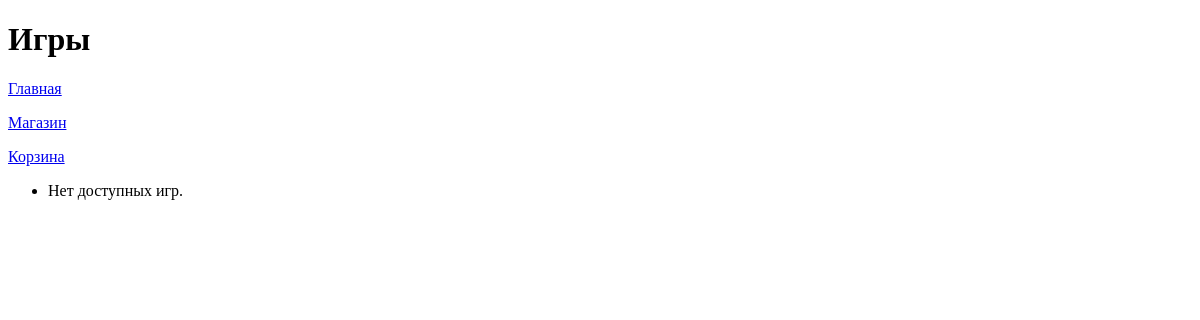
The page /games/ on the database as committed earlier.
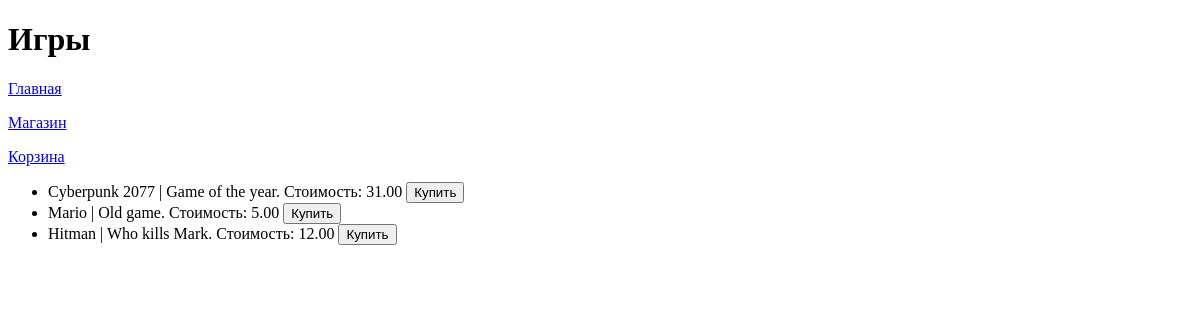
The same page on the database as committed later.
### task1/models.py (models this page shows, shortened)
class Game(models.Model):
    title = models.CharField(max_length=20)
    cost = models.DecimalField(max_digits=10, decimal_places=2)
    size = models.DecimalField(max_digits=10, decimal_places=2)
    description = models.TextField()
    age_limited = models.BooleanField(default=False)
    buyer = models.ManyToManyField(Buyer)

### task1/views.py (the view)
# urls.py: path('games/', games),
def games(request):
        games_ = Game.objects.all()
        return render(request, 'fourth_task/games.html', {'games': games_})

### templates/fourth_task/games.html (shortened to what this page needs)
<!DOCTYPE html>
<html lang="en">
<head>
</head>
<body>
    <header>
        {% block pagename %}
            <h1>Игры</h1>
        {% endblock %}
    </header>
    <main>
        {% block menu %}
            {% include 'fourth_task/menu.html' %}
        {% endblock %}
        {% block content %}
            <ul>
                {% for game in games %}
                    <li>
                        {{ game.title }} | {{ game.description }}. Стоимость: {{ game.cost }}
                        <a href="/cart"><button>Купить</button></a>
                    </li>
                {% empty %}
                    <li>Нет доступных игр.</li>
                {% endfor %}
            </ul>
        {% endblock %}
    </main>
</body>
</html>

### templates/fourth_task/menu.html
<p><a href="/platform">Главная</a></p>
<p><a href="/games">Магазин</a></p>
<p><a href="/cart">Корзина</a></p>

Rows that differ between the two databases and show on the page:
added Game: title "Cyberpunk 2077", description "Game of the year", cost "31.00"
added Game: title "Mario", description "Old game", cost "5.00"
added Game: title "Hitman", description "Who kills Mark", cost "12.00"
Other text that changed with them:
text no longer shown: "Нет доступных игр."
